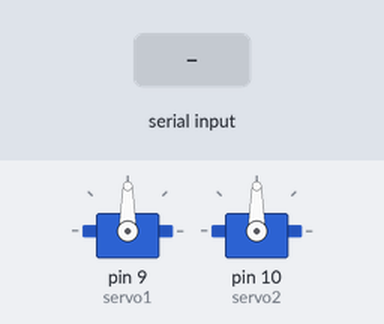
Simulated run of this sketch. Board: Arduino Uno, built with avr-gcc and run on an emulated ATmega328P. On the bench: 2 × servo. Inputs (shaded band) come from the test bench.

Above: at 1.2 s.
1.3 s: "90,45\n" received over Serial
At 1.9 s:
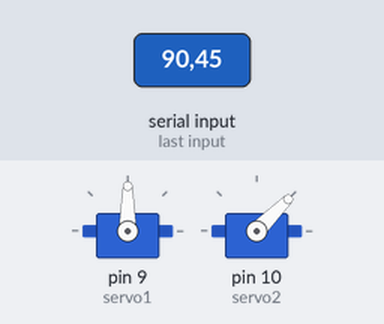
2.8 s: "30,150\n" received over Serial
At 3.1 s:
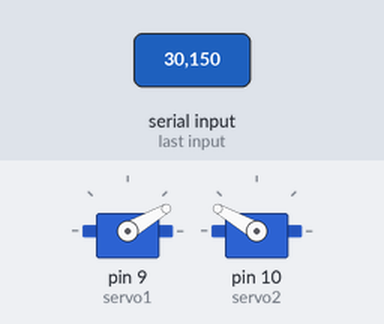
4.3 s: "1,90\n" received over Serial
At 5.3 s:
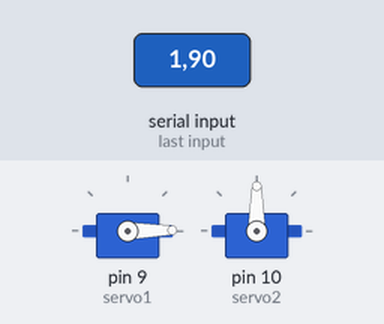
Timing chart, 0 to 7.3 s (numbered marks = the images above; inputs shaded):
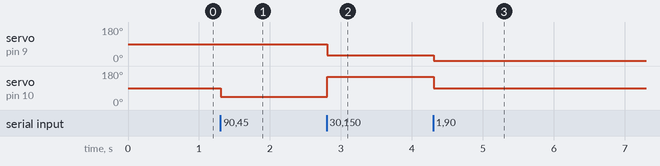

Measured:
- after the input at 1.3 s, servo on pin 10 (servo2): 90° → 45° at once
- after the input at 2.8 s, servo on pin 9 (servo1): 90° → 30° at once; servo on pin 10 (servo2): 45° → 150° at once
- after the input at 4.3 s, servo on pin 9 (servo1): 30° → 1° at once; servo on pin 10 (servo2): 150° → 90° at once

The sketch:

servo_controller.ino
```cpp
#include <Servo.h>

Servo servo1;
Servo servo2;

void setup() {
  Serial.begin(9600);
  servo1.attach(9);
  servo2.attach(10);
}

void loop() {
  if (Serial.available() > 0) {
    String data = Serial.readStringUntil('\n');
    int comma = data.indexOf(',');
    if (comma != -1) {
      int angle1 = data.substring(0, comma).toInt();
      int angle2 = data.substring(comma + 1).toInt();

      angle1 = constrain(angle1, 0, 180);
      angle2 = constrain(angle2, 0, 180);

      servo1.write(angle1);
      servo2.write(angle2);
    }
  }
}
```
